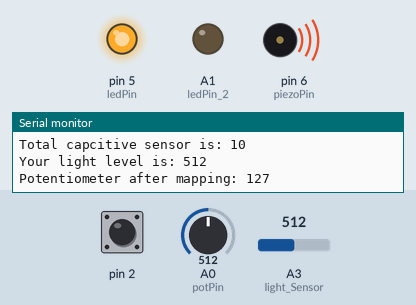
Simulated run of this sketch. Board: Arduino Uno, built with avr-gcc and run on an emulated ATmega328P. Shown: output pins drawn as LEDs (lit = HIGH), buzzer (waves = sounding), the last lines printed to the serial monitor. The test bench sets the inputs (shaded band); at power-on: A0 (potPin) = 512, A3 (light_Sensor) = 512, pin 2 HIGH.

Above: at 1.2 s.
1.3 s: A0 (potPin) set to 522
At 2.3 s:
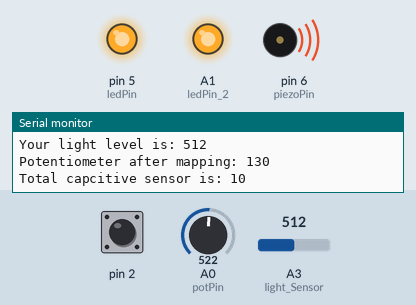
2.9 s: A3 (light_Sensor) set to 792
4.4 s: A3 (light_Sensor) set to 806
At 5.7 s:
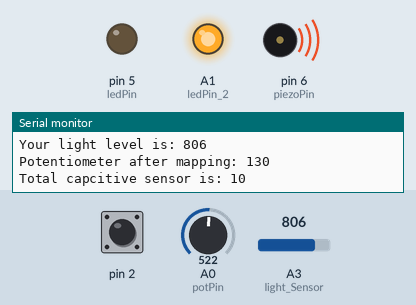
6.1 s: A0 (potPin) set to 306
At 7.4 s:
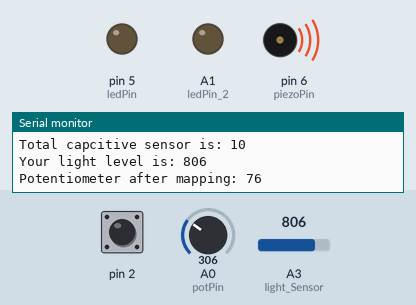
7.7 s: pin 2 pulled LOW for 3.2 s
At 8.9 s:
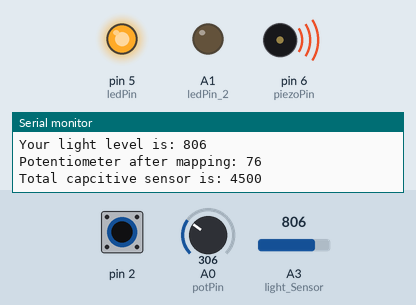
13.9 s: pin 2 pulled LOW for 0.25 s
At 15.7 s:
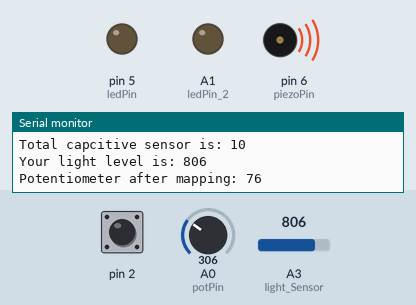
Timing chart, 0 to 17.2 s (numbered marks = the images above; inputs shaded):
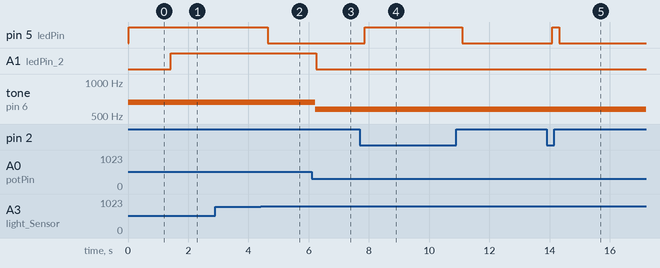

Measured:
- the behaviour switches between 513 and 514 on A0 (potPin) (found by bisection; images 0 and 1)
- the behaviour switches between 799 and 800 on A3 (light_Sensor) (found by bisection; images 1 and 2)
- after the input at 1.3 s, A1 (ledPin_2): LOW → HIGH after 0.11 s; tone on pin 6 (piezoPin): 660 Hz → 664 Hz after 0.09 s
- after the input at 4.4 s, pin 5 (ledPin): HIGH → LOW after 0.24 s
- after the input at 6.1 s, A1 (ledPin_2): HIGH → LOW after 0.15 s; tone on pin 6 (piezoPin): 664 Hz → 571 Hz after 0.13 s
- after the input at 7.7 s, pin 5 (ledPin): LOW → HIGH after 0.16 s, → LOW 3.2 s later
- after the input at 13.9 s, pin 5 (ledPin): LOW → HIGH after 0.18 s, → LOW 0.23 s later

The sketch:

LAB_4.ino
```cpp
#include <CapSense.h>
/*
  Playing with pots.
  Written 23 Aug 2011 by Alex Clarke
  Roman Yushchyk
  200368308
*/

//constants for this sketch
const int ledPin = 5; // Led 1 pin assigment
const int ledPin_2 = A1; // Led 2 pin assigment
const int piezoPin = 6; // Pieso speaker pin assignment
const int potPin = A0; // Potentiometer pin assigment
const int light_Sensor = A3; // Photoresistor pin assignment
const int t = 200; // Time unit assigment


// variables for this sketch
volatile int pot_value; // Variable for storing
volatile int light_Level; // Variable for a light sensor
volatile int cap_Value; // Variable for pressure capacitive plate
volatile int result; // Mapping input value
CapSense   cs_9_2 = CapSense(9, 2); // Capacitive sensor pin assignment
volatile int total; // Capacitive sensor readvalue
volatile int freq; // Freaquency after mapping
void setup()
{
  Serial.begin(9600); // Beginning of Serial
  pinMode(ledPin, OUTPUT); // led Pin mode selection
  pinMode(ledPin_2, OUTPUT); // led_2 mode selection
  pinMode(piezoPin, OUTPUT); // Piezo speaker selection
  pinMode(light_Sensor, INPUT); // Light Sensor pin mode selection
  pinMode(potPin, INPUT); // Potentiometer pin mode selection
  cs_9_2.set_CS_AutocaL_Millis(0xFFFFFFFF); // Turn off autocalibration i
}

void loop()
{
  light_Level = analogRead(light_Sensor); // Liht level reading
  total =  cs_9_2.capSense(30); // Reading capacitance sensor value
  pot_value = analogRead(potPin); // Reading potentiometter sensor value
  result = map(pot_value, 0, 1023, 0, 255); // Remapping input from a potentiometer to volts
  freq = map(pot_value, 0, 1023, 440, 880); // Remapping input from a potentiometer to
  tone(piezoPin, freq); // Playing a tone
  Serial.print("Your light level is: "); // Serial print text
  Serial.println(light_Level); // Light level print
  Serial.print("Potentiometer after mapping: ");
  Serial.println(result);
  Serial.print("Total capcitive sensor is: "); // Serial print text
  Serial.println(total); // Cap sensor value print

  if (light_Level < 800 || total > 10) // If Light levels are uner 800
  {
    digitalWrite(ledPin, HIGH); // Turn led ON

  }
  else // In any other scenario
    digitalWrite(ledPin, LOW); { // Turn led OFF
  }
  // Speaker, LED,  cofiguration
  analogWrite(ledPin_2, result);  // Set the LED to brightness pot_value
  tone(piezoPin, freq); // Play the sound represented by frequency pot_value
  delay(t); // Delay time
}
```
